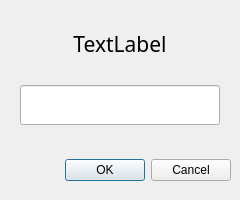
<?xml version="1.0" encoding="UTF-8"?>
<ui version="4.0">
 <class>SingleDialog</class>
 <widget class="QDialog" name="SingleDialog">
  <property name="geometry">
   <rect>
    <x>0</x>
    <y>0</y>
    <width>240</width>
    <height>200</height>
   </rect>
  </property>
  <property name="windowTitle">
   <string>Dialog</string>
  </property>
  <widget class="QDialogButtonBox" name="buttonBox">
   <property name="geometry">
    <rect>
     <x>10</x>
     <y>150</y>
     <width>221</width>
     <height>41</height>
    </rect>
   </property>
   <property name="orientation">
    <enum>Qt::Horizontal</enum>
   </property>
   <property name="standardButtons">
    <set>QDialogButtonBox::Cancel|QDialogButtonBox::Ok</set>
   </property>
  </widget>
  <widget class="QWidget" name="verticalLayoutWidget">
   <property name="geometry">
    <rect>
     <x>9</x>
     <y>9</y>
     <width>222</width>
     <height>131</height>
    </rect>
   </property>
   <layout class="QVBoxLayout" name="verticalLayout">
    <item>
     <widget class="QLabel" name="label">
      <property name="maximumSize">
       <size>
        <width>16777215</width>
        <height>40</height>
       </size>
      </property>
      <property name="font">
       <font>
        <family>Chiller</family>
        <pointsize>16</pointsize>
       </font>
      </property>
      <property name="text">
       <string>TextLabel</string>
      </property>
      <property name="alignment">
       <set>Qt::AlignCenter</set>
      </property>
     </widget>
    </item>
    <item alignment="Qt::AlignHCenter">
     <widget class="QLineEdit" name="lineEdit">
      <property name="minimumSize">
       <size>
        <width>200</width>
        <height>40</height>
       </size>
      </property>
      <property name="maximumSize">
       <size>
        <width>220</width>
        <height>16777215</height>
       </size>
      </property>
     </widget>
    </item>
   </layout>
  </widget>
 </widget>
 <resources/>
 <connections>
  <connection>
   <sender>buttonBox</sender>
   <signal>accepted()</signal>
   <receiver>SingleDialog</receiver>
   <slot>accept()</slot>
   <hints>
    <hint type="sourcelabel">
     <x>248</x>
     <y>254</y>
    </hint>
    <hint type="destinationlabel">
     <x>157</x>
     <y>274</y>
    </hint>
   </hints>
  </connection>
  <connection>
   <sender>buttonBox</sender>
   <signal>rejected()</signal>
   <receiver>SingleDialog</receiver>
   <slot>reject()</slot>
   <hints>
    <hint type="sourcelabel">
     <x>316</x>
     <y>260</y>
    </hint>
    <hint type="destinationlabel">
     <x>286</x>
     <y>274</y>
    </hint>
   </hints>
  </connection>
 </connections>
</ui>
